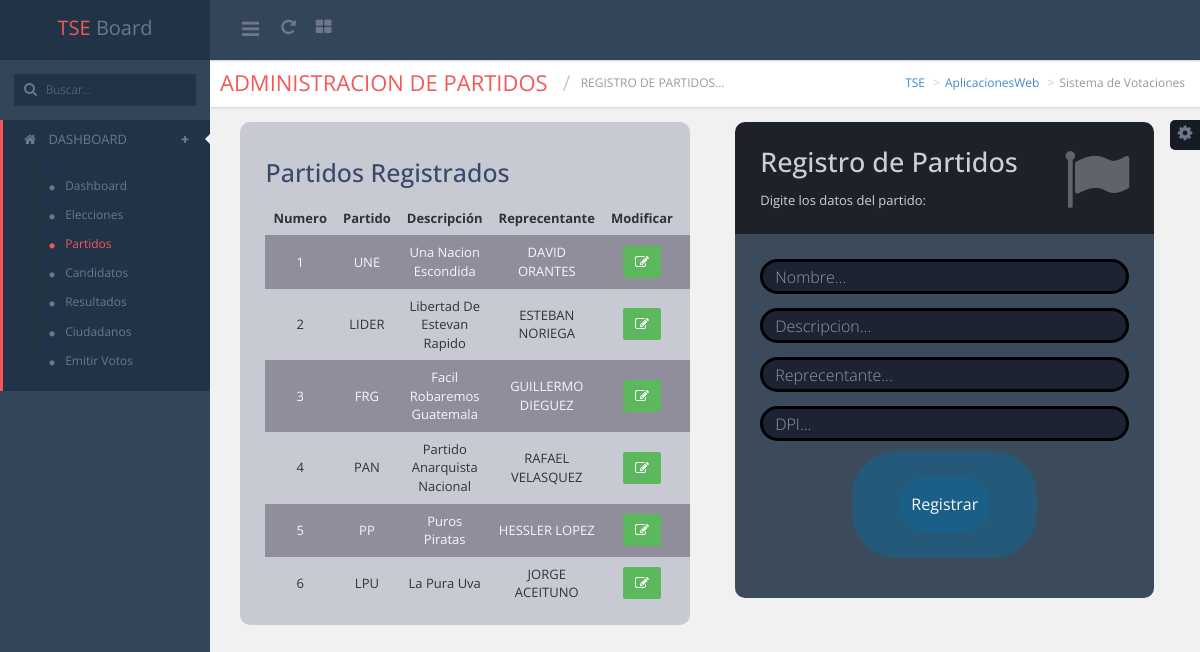
Screenshot of /Partidos.php with the database file from the repository.
### tables this page shows
CREATE TABLE `inscri_partido` (
  `id` int(11) NOT NULL AUTO_INCREMENT,
  `Nombre_Partido` varchar(50) NOT NULL,
  `Bandera` varchar(100) NOT NULL DEFAULT 'N/A',
  `DPI` varchar(100) NOT NULL,
  `Reprecentante` varchar(100) NOT NULL,
  `Descripcion` varchar(150) DEFAULT NULL,
  PRIMARY KEY (`id`),
  UNIQUE KEY `dui` (`DPI`),
  UNIQUE KEY `dui_2` (`DPI`)
);

### LQS_EUQ/PartidosPoliticos.php (called while the page is built)
<?php
    include 'Auth.php';
    $link = new mysqli($servername,$username,$password,$dbname);
    if(!$link){
        echo 'No Se pudo establecer conexion: '.mysql_error();
    }else{
            $sql = "SELECT id, Nombre_Partido,Descripcion, Reprecentante FROM sistema1.inscri_partido;";
            $ejecutar_sentencia = $link->query($sql);
            if(!$ejecutar_sentencia)
            {
                echo 'Hay un error en la sentencia de SQL: '.$sql;
            }else{
                $lista_usuario =$ejecutar_sentencia->fetch_array();
            }
    }
?>

### Partidos.php (the view, shortened to what this page needs)
<?php
    include 'Auth.php';
    include 'LQS_EUQ/PartidosPoliticos.php';
?>
<!DOCTYPE html PUBLIC "-//W3C//DTD XHTML 1.0 Transitional//EN" "http://www.w3.org/TR/xhtml1/DTD/xhtml1-transitional.dtd">
<html xmlns="http://www.w3.org/1999/xhtml">
<head>
    <link href="css/font-awesome.css" rel="stylesheet" type="text/css" />
    <link href="css/bootstrap.min.css" rel="stylesheet" type="text/css" />
    <link href="css/animate.css" rel="stylesheet" type="text/css" />
    <link href="css/admin.css" rel="stylesheet" type="text/css" />
    <link href="css/jquerysctipttop.css" rel="stylesheet" type="text/css">
    <link href="plugins/kalendar/kalendar.css" rel="stylesheet">
    <link rel="stylesheet" href="plugins/scroll/nanoscroller.css">
    <link href="plugins/morris/morris.css" rel="stylesheet" />
    <link rel="stylesheet" href="css/custom2.css">
    <link rel="stylesheet" href="css/EstiloTablas.css">
</head>
<body class="dark_theme  fixed_header left_nav_fixed">
    <div class="wrapper">
        <div class="header_bar">
            <div class="brand">
                <div class="logo" style="display:block"><span class="theme_color">TSE</span> Board</div>
            </div>
            <div class="header_top_bar ">
                <a href="javascript:void(0);" class="menutoggle"> <i class="fa fa-bars"></i> </a>
                <div class="top_left">
                    <div class="top_left_menu">
                        <ul>
                            <li> <a href="javascript:void(0);" onClick="location.reload()"><i class="fa fa-repeat"></i></a> </li>
                            <li class="dropdown">
                                <a data-toggle="dropdown" href="javascript:void(0);"> <i class="fa fa-th-large"></i> </a>
                            </li>
                        </ul>
                    </div>
                </div>
            </div>
        </div>
        <div class="inner">
            <div class="left_nav">
                <div class="search_bar"> <i class="fa fa-search"></i>
                    <input name="" type="text" class="search" placeholder="Buscar..." />
                </div>
                <div class="left_nav_slidebar">
                    <ul>
                        <li class="left_nav_active theme_border"><a href="javascript:void(0);"><i class="fa fa-home"></i> DASHBOARD <span class="left_nav_pointer"></span> <span class="plus"><i class="fa fa-plus"></i></span> </a>
                            <ul class="opened" style="display:block">
                                <li>
                                    <a href="DashboardAdministrador.php"> <span>&nbsp;</span> <i class="fa fa-circle "></i> <b>Dashboard</b> </a>
                                </li>
                                <li>
                                    <a href="Elecciones.php"> <span>&nbsp;</span> <i class="fa fa-circle"></i> <b>Elecciones</b> </a>
                                </li>
                                <li>
                                    <a href="Partidos.php"> <span>&nbsp;</span> <i class="fa fa-circle theme_color"></i> <b class="theme_color">Partidos</b> </a>
                                </li>
                                <li>
                                    <a href="Candidatos.php"> <span>&nbsp;</span> <i class="fa fa-circle"></i> <b>Candidatos</b> </a>
                                </li>
                                <li>
                                    <a href="Resultados.php"> <span>&nbsp;</span> <i class="fa fa-circle"></i> <b>Resultados</b> </a>
                                </li>
                                <li>
                                    <a href="Ciudadanos.php"> <span>&nbsp;</span> <i class="fa fa-circle"></i> <b>Ciudadanos</b> </a>
                                </li>
                                <li>
                                    <a href="votacionesAdmin.php"> <span>&nbsp;</span> <i class="fa fa-circle"></i> <b>Emitir Votos</b> </a>
                                </li>
                            </ul>
                        </li>
                    </ul>
                </div>
            </div>
            <div class="contentpanel">
                <div class="pull-left breadcrumb_admin clear_both">
                    <div class="pull-left page_title theme_color">
                        <h1>Administracion de Partidos</h1>
                        <h2 class="">Registro de Partidos...</h2>
                    </div>
                    <div class="pull-right">
                        <ol class="breadcrumb">
                            <li><a href="http://www.google.com">TSE</a></li>
                            <li><a href="http://www.google.com">AplicacionesWeb</a></li>
                            <li class="active">Sistema de Votaciones</li>
                        </ol>
                    </div>
                </div>
                <div class="container clear_both padding_fix">
              <div class="row">
                <div id="listausuarios" class="col-md-6" >
                        <div class="myform-all Color_Claro" >
                        <br></br>
                        <h1 class="Titulos">Partidos Registrados</h1>
                        <table>
                                    <tr>
                                        <th>Numero</th>
                                        <th>Partido</th>
                                        <th>Descripción</th>
                                        <th>Reprecentante</th>
                                        <th>Modificar</th>
                                        <th>Eliminar</th>
                                        <?php
                                            for($i=0; $i<$lista_usuario; $i++){
                                                echo "<tr>";
                                                    echo "<td>";
                                                        echo $lista_usuario['id'];
                                                    echo "</td>";
                                                    echo "<td>";
                                                        echo $lista_usuario['Nombre_Partido'];
                                                    echo "</td>";
                                                    echo "<td>";
                                                    echo $lista_usuario['Descripcion'];
                                                    echo "</td>";
                                                    echo "<td>";
                                                        echo $lista_usuario['Reprecentante'];
                                                    echo "</td>";
                                                    echo "<td>";
                                                        echo '<a href="'.$lista_usuario['id'].'"  class="fa fa-edit btn btn-success data-togle="modal" data-target="#myModal"></a>';
                                                    echo "</td>";
                                                    echo "<td>";
                                                    echo "</td>";
                                                echo "</tr>";
                                                $lista_usuario =$ejecutar_sentencia->fetch_array();
                                            }
                                        ?>
                                    </tr>
                                </table>
                        </div>
                </div>
                    <div class="coontainer">
                            <div class="col-md-6 my-content formulario formulario">
                                <div class="container " >
                                    <div class="row" >
                                        <div class="  myform-cont" >
                                            <div class="myform-top">
                                                <div class="myform-top-left">
                                                    <h3 class="whitecolor">Registro de Partidos</h3>
                                                    <p class="whitecolor">Digite los datos del partido:</p>
                                                </div>
                                                <div class="myform-top-rigth">
                                                <i class="fa fa-flag users whitecolor"> </i>
                                                </div>
                                            </div>
                                            <div class="myform-botton">
                                                <form role="form" action="" method="post" class="">
                                                    <div class="form-grup">
                                                        <input type="text" name="form-nombre" placeholder="Nombre..." class="form-control" id="form-nombre">
                                                    </div>
                                                    <div class="form-grup">
                                                        <input type="text" name="form-descripcion" placeholder="Descripcion..." class="form-control" id="form-descripcion">
                                                    </div>
                                                    <div class="form-grup">
                                                        <input type="text" name="form-reprecentante" placeholder="Reprecentante..." class="form-control" id="form-reprecentante">
                                                    </div>
                                                    <div class="form-grup">
                                                        <input type="text" name="form-DPI" placeholder="DPI..." class="form-control" id="form-DPI">
                                                    </div>
                                                    <div  data-effect="flip" class="effect-button" id="btnActualizar"><input  type="submit" name="Registrar" value="Registrar" class="effect-button"  ></input></div>
                                                </form>
                                            </div>
                                        </div>
                                    </div>
                                </div>
                            </div>
                    </div>
              </div>
    <div class="demo"><span id="demo-setting"><i class="fa fa-cog txt-color-blueDark"></i></span>
    </div>
</body>
</html>

### css/custom2.css (style rules this page uses)
.myform-top { overflow: hidden; padding: 0 25px 15px 25px; background: #1D212A; -moz-border-radius: 10px 10px 0 0; -webkit-border-radius: 10px 10px 0 0; border-radius: 10px 10px 0 0; }
.myform-all { overflow: hidden; padding: 0 25px 15px 25px; background: rgba(47, 72, 123, 0.76); -moz-border-radius: 10px 10px 10px 10px; -webkit-border-radius: 10px 10px 10px 10px; border-radius: 10px 10px 10px 10px; }
.myform-top-left { float: left; width: 75%; padding-top: 25px; text-align: left; }
.myform-top-left { opacity: 0.8; }
.myform-top-rigth { float: right; width: 25%; padding-top: 25px; font-size: 66px; text-align: right; opacity: 0.3; }
.myform-botton { padding: 25px 25px 30px 25px; background: rgba(33, 51, 71, 0.87); -moz-border-radius: 0 0 10px 10px; -webkit-border-radius: 0 0 10px 10px; border-radius: 0 0 10px 10px; }
input[type="text"], input[type="password"], input[type="email"], textarea, textarea.form-control { height: 35px; vertical-align: middle; background: #1D2332; ; color: darkgrey; transition: 0.8s; border: 3px solid black; font-size: 16px; font-weight: 300; line-height: 50px; -moz-border-radius: 54px; -webkit-border-radius: 54px; border-radius: 54px; }
.formulario { transition: 0.8s; }
.row { margin-left: 0.05%; margin-right: 0.05%; }
.whitecolor { color: #fbfbfb; }
.Color_Claro { background: rgba(77, 91, 125, 0.26); }
.Titulos { font-size: 25px; Color: #3A496B }

### css/EstiloTablas.css (style rules this page uses)
table { border-collapse: collapse; width: 100%; }
th, td { text-align: center; padding: 8px; }
tr:nth-child(even) { background-color: rgba(35, 28, 45, 0.34); color: aliceblue; }

### rows the page displays
inscri_partido: id "1", Nombre_Partido "UNE", Descripcion "Una Nacion Escondida", Reprecentante "DAVID ORANTES"
inscri_partido: id "2", Nombre_Partido "LIDER", Descripcion "Libertad De Estevan Rapido", Reprecentante "ESTEBAN NORIEGA"
inscri_partido: id "3", Nombre_Partido "FRG", Descripcion "Facil Robaremos Guatemala", Reprecentante "GUILLERMO DIEGUEZ"
inscri_partido: id "4", Nombre_Partido "PAN", Descripcion "Partido Anarquista Nacional", Reprecentante "RAFAEL VELASQUEZ"
inscri_partido: id "5", Nombre_Partido "PP", Descripcion "Puros Piratas", Reprecentante "HESSLER LOPEZ"
inscri_partido: id "6", Nombre_Partido "LPU", Descripcion "La Pura Uva", Reprecentante "JORGE ACEITUNO"
